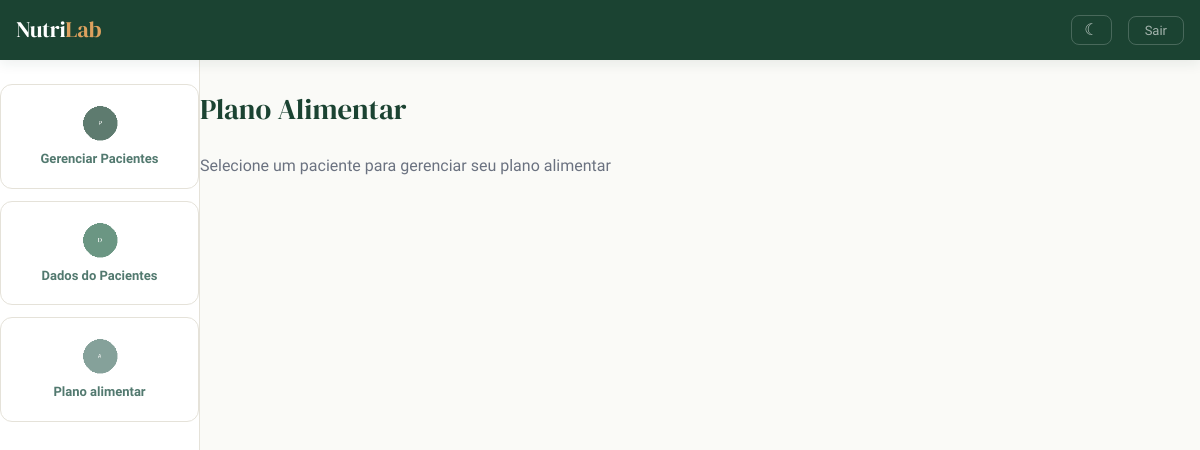
/plano_alimentar_listar/ (signed in), run on an earlier commit of the app's database.
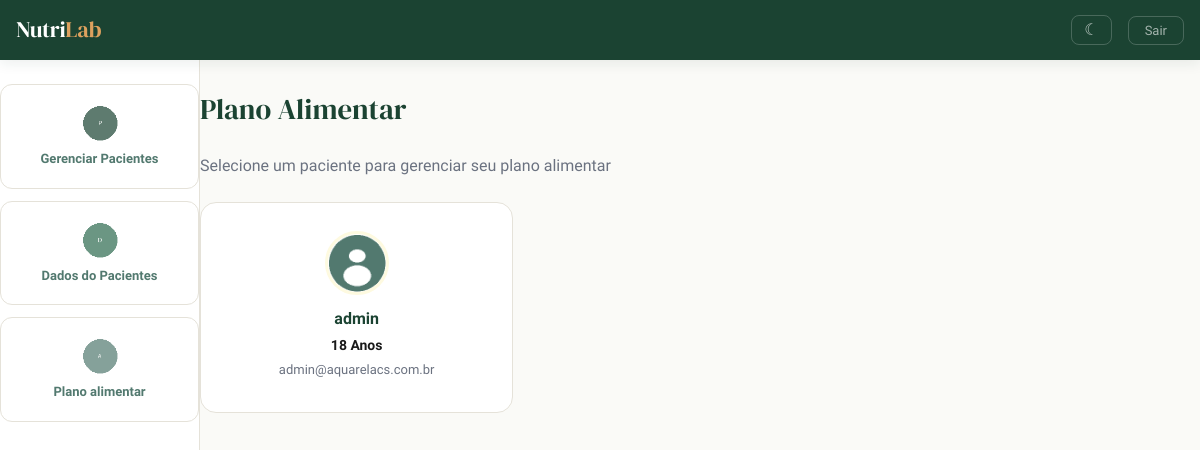
And on a later commit of the database.
### plataforma/models.py (models this page shows, shortened)
class Pacientes(models.Model):
    choices_sexo = (('F', 'Feminino'),
                    ('M', 'Maculino'))
    nome = models.CharField(max_length=50)
    sexo = models.CharField(max_length=1, choices=choices_sexo)
    idade = models.IntegerField()
    email = models.EmailField()
    telefone = models.CharField(max_length=19)
    foto = models.ImageField(upload_to="pacientes", blank=True, null=True)
    nutri = models.ForeignKey(User, on_delete=models.CASCADE)

### plataforma/views.py (the view)
# urls.py: path('plano_alimentar_listar/', views.plano_alimentar_listar, name='plano_alimentar_listar'),
@login_required(login_url='/auth/logar/')
def plano_alimentar_listar(request):
    if request.method == "GET":
        pacientes = Pacientes.objects.filter(nutri=request.user)
        return render(request, 'plano_alimentar_listar.html', {'pacientes': pacientes})

### templates/plano_alimentar_listar.html (shortened to what this page needs)
{% extends 'base_plataforma.html' %}
{% load static %}
{% block 'plataforma' %}
<div class="page-header">
    <h1>Plano Alimentar</h1>
</div>
<p style="color: var(--text-muted); margin-bottom: 24px;">Selecione um paciente para gerenciar seu plano alimentar</p>
<div class="row">
    {% for paciente in pacientes %}
        <div class="col-md-4">
            <a href="{% url 'plano_alimentar' paciente.id %}" class="link-hover">
                <div class="card-paciente">
                    <div class="foto-perfil">
                        {% if paciente.foto %}
                            <img src="{{paciente.foto.url}}" alt="{{paciente.nome}}">
                        {% elif paciente.sexo == "M" %}
                            <img src="{% static 'plataforma/img/perfil2.png' %}" alt="Perfil">
                        {% else %}
                            <img src="{% static 'plataforma/img/perfil1.png' %}" alt="Perfil">
                        {% endif %}
                    </div>
                    <p class="dados">{{paciente.nome}}</p>
                    <p class="dados">{{paciente.idade}} Anos</p>
                    <p class="dados">{{paciente.email}}</p>
                </div>
            </a>
        </div>
    {% endfor %}
</div>
{% endblock %}

What changed in the data, as far as the page shows it:
added Pacientes: nome "admin", idade "18", email "admin@aquarelacs.com.br"
